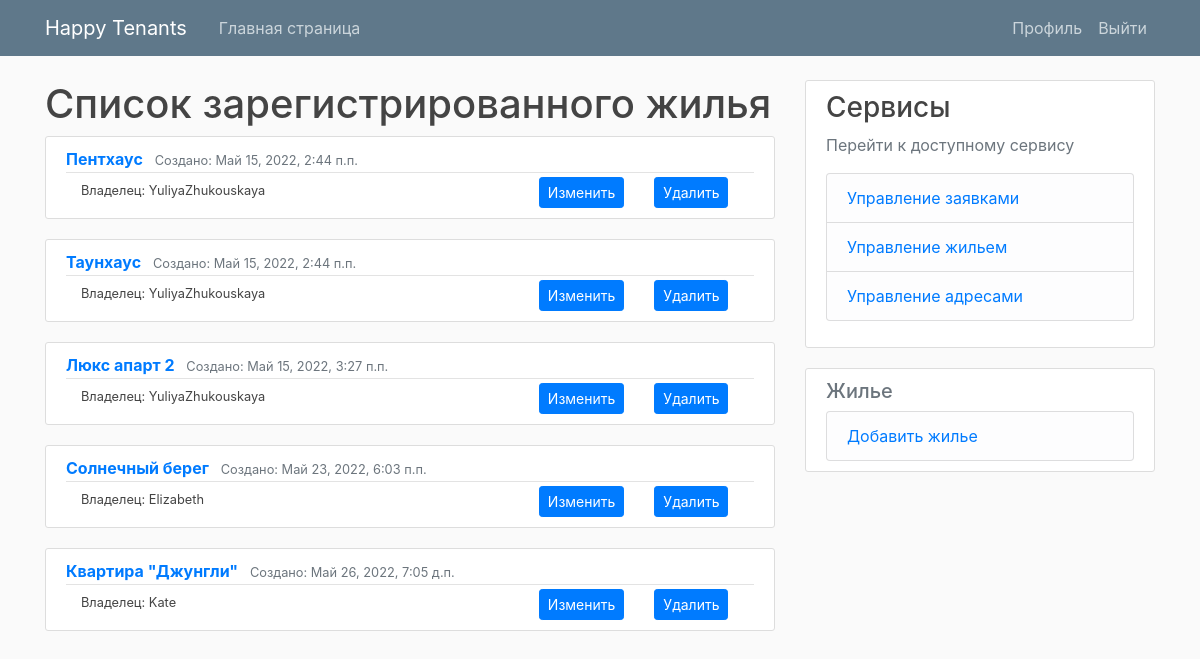
/properties/ (signed in), run on the app's committed database.
### tenant_mgmt/models.py (models this page shows, shortened)
class Property(models.Model):
    name = models.CharField(max_length=50, null=True)
    address = models.ForeignKey(Address, on_delete=models.CASCADE, null=True, related_name="address_properties_set")
    owner = models.ForeignKey(User, on_delete=models.SET_NULL, related_name="owner_property_set", null=True, blank=True)
    tenants = models.ManyToManyField(User, related_name="tenant_property_set", blank=True)
    dateAdded = models.DateTimeField(auto_now_add=True)

### tenant_mgmt/views.py (the view)
# urls.py: path('properties/', PropertiesListView.as_view(), name='properties'),
@method_decorator([login_required, manager_requred], name='dispatch')
class PropertiesListView(ListView):
    model = Property
    template_name = 'tnt_mgmt/property/list.html'
    context_object_name = 'properties'
    paginate_by = 5

### tenant_mgmt/templatetags/extra_filters.py (called while the page is built)
@register.filter(name='has_groups')
def has_groups(user, group_names):
    groups = list(group_names.split('|'))
    userGroups = user.groups.all()
    for groupName in groups:
        group = Group.objects.get(name=groupName)
        if group in userGroups:
            return True
    return False

@register.filter(name='is_active')
def is_active(user):
    return len(user.groups.all()) > 0

### tenant_mgmt/templates/tnt_mgmt/property/list.html
{% extends "./base.html" %}
{% block content %}
    <h1>Список зарегистрированного жилья</h1>
    {% for property in properties %}
        <article class="media content-section">
            <div class="media-body">
              <div class="article-metadata">
                <a class="mr-2" href="{% url 'propertyDetails' property.id %}"> <b> {{ property.name }} </b></a>
                <small class="text-muted"
                  >Создано: {{ property.dateAdded}}</small>
              </div>
              <div class="container">
                <div class="row">
                  <div class="col">
                    <small><a class="article-title" href="#">Владелец: {{ property.owner.username }}</a></small>
                  </div>
                  <div class="col-md-auto">
                    <a class="btn btn-primary btn-sm" href="{% url 'propertyEdit' property.id %}" role="button">Изменить</a>
                  </div>
                  <div class="col col-lg-2">
                    <a class="btn btn-primary btn-sm" href="{% url 'propertyDelete' property.id %}" role="button">Удалить</a>
                  </div>
                </div>
              </div>
            </div>
          </article>
    {% empty %}
        <small>Пусто</small>
    {% endfor %}
{% endblock content %}

### tenant_mgmt/static/tnt_mgmt/base.css (style rules this page uses)
body { background: #fafafa; color: #333333; margin-top: 5rem; }
h1, h2, h3, h4, h5, h6 { color: #444444; }
.content-section { background: #ffffff; padding: 10px 20px; border: 1px solid #dddddd; border-radius: 3px; margin-bottom: 20px; }
.article-title { color: #444444; }
.article-metadata { padding-bottom: 1px; margin-bottom: 4px; border-bottom: 1px solid #e3e3e3 }

### data on the page
Property: name "Пентхаус", dateAdded "Май 15, 2022, 2:44 п.п.", owner.username "YuliyaZhukouskaya"
Property: name "Таунхаус", dateAdded "Май 15, 2022, 2:44 п.п.", owner.username "YuliyaZhukouskaya"
Property: name "Люкс апарт 2", dateAdded "Май 15, 2022, 3:27 п.п.", owner.username "YuliyaZhukouskaya"
Property: name "Солнечный берег", dateAdded "Май 23, 2022, 6:03 п.п.", owner.username "Elizabeth"
Property: name "Квартира \"Джунгли\"", dateAdded "Май 26, 2022, 7:05 д.п.", owner.username "Kate"
